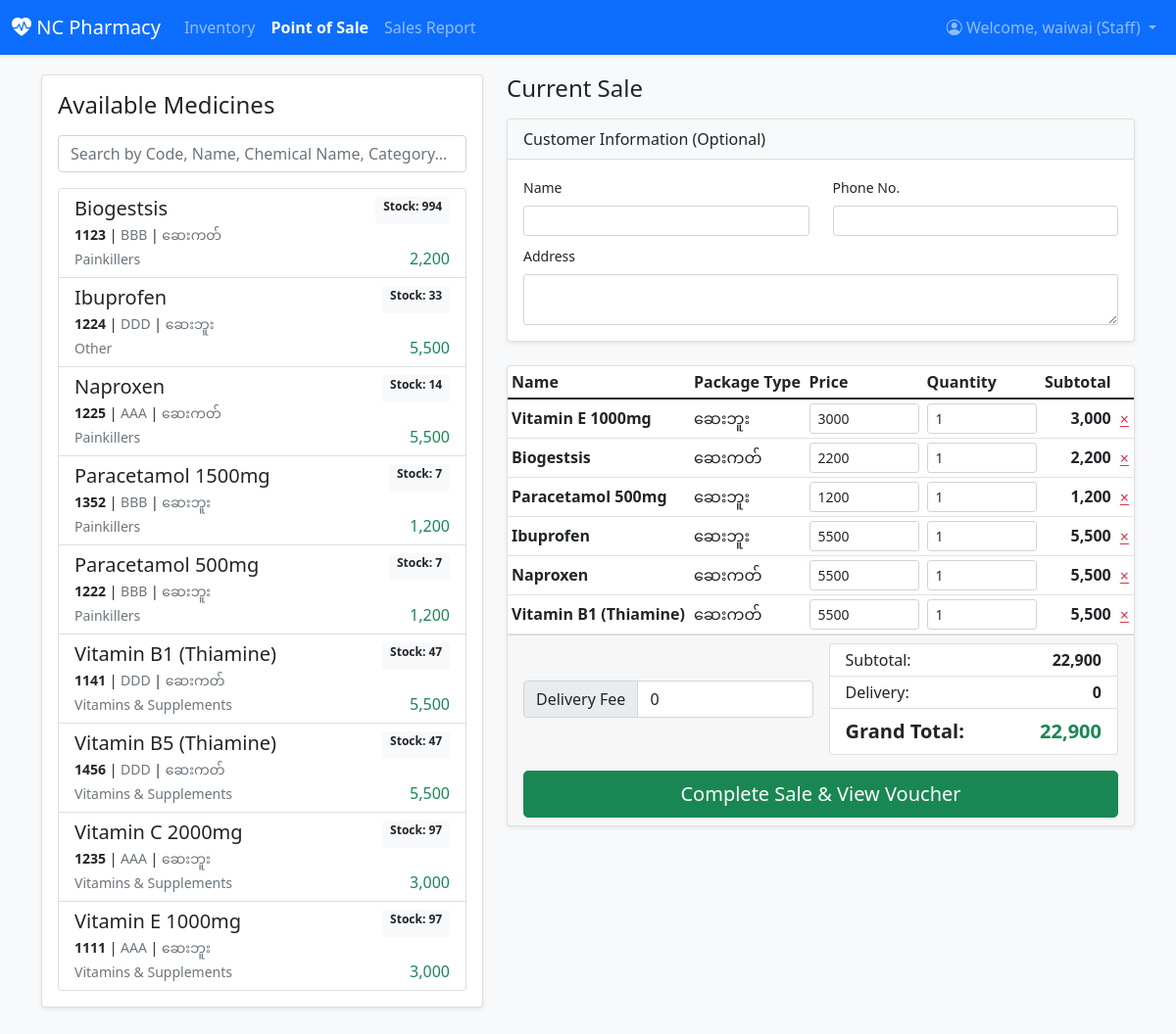
The page /pos/?sale_id=2 (signed in) on the database its author committed.
### inventory/models.py (models this page shows, shortened)
class Profile(models.Model):
    user = models.OneToOneField(User, on_delete=models.CASCADE)
    ROLE_CHOICES = (
        ('admin', 'Admin'),
        ('staff', 'Staff'),
    )
    role = models.CharField(max_length=10, choices=ROLE_CHOICES, blank=True)
    permissions = models.ManyToManyField(Permission, blank=True)

class Medicine(models.Model):
    CATEGORY_CHOICES = [
        ('Tablet', 'Tablet'),
        ('Syrup', 'Syrup'),
        ('Injection', 'Injection'),
        ('Cream', 'Cream'),
        ('Instrument', 'Instrument'),
        ('Other', 'Other'),
    ]
    code = models.CharField(max_length=50, blank=True, verbose_name="Code")
    name = models.CharField(max_length=100, verbose_name="Name")
    brand_name = models.CharField(max_length=100, blank=True, verbose_name="Chemical Name")
    category = models.CharField(max_length=50, choices=CATEGORY_CHOICES, default='Other', verbose_name="Category")
    unit_per_package = models.PositiveIntegerField(default=1, verbose_name="Units/Pkg")
    package_type = models.CharField(max_length=50, blank=True, verbose_name="Package Type")
    quantity = models.PositiveIntegerField(default=0, verbose_name="Stock Quantity")
    purchase_price = models.IntegerField(default=0, verbose_name="Buy Price")
    selling_price = models.IntegerField(default=0, verbose_name="Sell Price")
    purchase_date = models.DateField(null=True, blank=True, verbose_name="Buy Date")
    expiry_date = models.DateField(verbose_name="Expire Date")
    added_date = models.DateTimeField(auto_now_add=True)
    description = models.TextField(blank=True)
    dosage_form = models.CharField(max_length=100, blank=True)
    supplier_name = models.CharField(max_length=100, blank=True)
    storage_info = models.TextField(blank=True)
    location = models.CharField(max_length=100, blank=True)
    is_active = models.BooleanField(default=True, verbose_name="Is Active")
    class Meta:
        ordering = ['name']

### inventory/views.py (the view, shortened to what this page needs)
# urls.py: path('pos/', pos_view, name='pos'),
@login_required(login_url='/login/')
def pos_view(request):
    if not user_has_permission(request.user, 'add_sale'):
        messages.error(request, "You do not have permission to access the Point of Sale.")
        return redirect('dashboard')
    medicines = Medicine.objects.filter(quantity__gt=0, is_active=True)
    sale_to_modify = None
    sale_id = request.GET.get('sale_id')
    if sale_id and user_has_permission(request.user, 'change_sale'):
        try:
            sale_to_modify = Sale.objects.get(pk=sale_id)
        except Sale.DoesNotExist:
            pass
    return render(request, 'inventory/pos.html', {'medicines': medicines, 'sale_to_modify': sale_to_modify})

### inventory/views.py (called while the page is built)
def is_admin(user):
    return user.is_authenticated and hasattr(user, 'profile') and user.profile.role == 'admin'

def user_has_permission(user, perm_codename):
    if not user.is_authenticated or not hasattr(user, 'profile'):
        return False
    if is_admin(user):
        return True
    return user.profile.permissions.filter(codename=perm_codename).exists()

### inventory/templates/inventory/pos.html (shortened to what this page needs)
{% extends 'inventory/base.html' %}
{% load humanize %}
{% block content %}
<div class="row g-4">
    <div class="col-lg-5">
        <div class="card shadow-sm h-100">
            <div class="card-body d-flex flex-column">
                <h2 class="h4 mb-3">Available Medicines</h2>
                <input type="text" id="searchInput" class="form-control mb-3" placeholder="Search by Code, Name, Chemical Name, Category...">
                <div id="medicine-list" class="list-group custom-scrollbar" style="overflow-y: auto; max-height: 75vh;">
                    {% for medicine in medicines %}
                    <a href="#" class="list-group-item list-group-item-action medicine-item"
                       data-id="{{ medicine.pk }}"
                       data-code="{{ medicine.code }}"
                       data-name="{{ medicine.name }}"
                       data-brand="{{ medicine.brand_name }}"
                       data-category="{{ medicine.get_category_display }}"
                       data-price="{{ medicine.selling_price }}"
                       data-stock="{{ medicine.quantity }}"
                       data-package-type="{{ medicine.package_type }}">
                        <div class="d-flex w-100 justify-content-between">
                            <h5 class="mb-1 search-name">{{ medicine.name }}</h5>
                            <span class="badge bg-light text-dark">Stock: {{ medicine.quantity }}</span>
                        </div>
                        <p class="mb-1 small">
                            <span class="fw-bold search-code">{{ medicine.code }}</span> |
                            <span class="text-muted search-brand">{{ medicine.brand_name }}</span> |
                            <span class="text-muted search-package">{{ medicine.package_type }}</span>
                        </p>
                        <div class="d-flex justify-content-between align-items-center">
                            <small class="text-muted search-category">{{ medicine.get_category_display }}</small>
                            <p class="mb-0 h6 text-success"> {{ medicine.selling_price|floatformat:0|intcomma }}</p>
                        </div>
                    </a>
                    {% empty %}
                    <p class="text-center text-muted mt-3">No medicines in stock.</p>
                    {% endfor %}
                </div>
            </div>
        </div>
    </div>
    <div class="col-lg-7">
        <h2 class="h4 mb-3">Current Sale</h2>
        <div class="card shadow-sm mb-4">
            <div class="card-header bg-light">
                Customer Information (Optional)
            </div>
            <div class="card-body">
                <div class="row">
                    <div class="col-md-6 mb-2">
                        <label for="customer-name" class="form-label small">Name</label>
                        <input type="text" id="customer-name" class="form-control form-control-sm">
                    </div>
                    <div class="col-md-6 mb-2">
                        <label for="customer-phone" class="form-label small">Phone No.</label>
                        <input type="text" id="customer-phone" class="form-control form-control-sm">
                    </div>
                    <div class="col-12">
                         <label for="customer-address" class="form-label small">Address</label>
                         <textarea id="customer-address" class="form-control form-control-sm" rows="2"></textarea>
                    </div>
                </div>
            </div>
        </div>
        <div class="card shadow-sm">
            <div class="card-body p-0" style="max-height: 35vh; overflow-y: auto;">
                <div class="table-responsive">
                    <table class="table table-sm mb-0">
                        <thead>
                            <tr>
                                <th>Name</th>
                                <th>Package Type</th>
                                <th style="width: 120px;">Price</th>
                                <th style="width: 120px;">Quantity</th>
                                <th class="text-end">Subtotal</th>
                                <th></th>
                            </tr>
                        </thead>
                        <tbody id="cart-items">
                        </tbody>
                    </table>
                </div>
            </div>
            <div class="card-footer">
                <div class="row align-items-center g-3">
                    <div class="col-lg-6">
                        <div class="input-group">
                            <span class="input-group-text">Delivery Fee</span>
                            <input type="number" id="delivery-fee" class="form-control" value="0" min="0">
                        </div>
                    </div>
                    <div class="col-lg-6">
                        <ul class="list-group">
                            <li class="list-group-item d-flex justify-content-between py-1">
                                <span>Subtotal:</span>
                                <strong> <span id="cart-subtotal">0</span></strong>
                            </li>
                            <li class="list-group-item d-flex justify-content-between py-1">
                                <span>Delivery:</span>
                                <strong> <span id="delivery-total">0</span></strong>
                            </li>
                            <li class="list-group-item d-flex justify-content-between bg-white fs-5 py-2">
                                <span class="fw-bold">Grand Total:</span>
                                <span class="text-success fw-bold"> <span id="grand-total">0</span></span>
                            </li>
                        </ul>
                    </div>
                </div>
                <div class="d-grid gap-2 mt-3">
                     <button id="checkout-btn" class="btn btn-success btn-lg" disabled>Complete Sale & View Voucher</button>
                </div>
            </div>
        </div>
    </div>
</div>
{% endblock %}

### inventory/templates/inventory/base.html (shortened to what this page needs)
{% load static %}
<!DOCTYPE html>
<html lang="en">
<head>
    <link href="https://cdn.jsdelivr.net/npm/bootstrap@5.1.3/dist/css/bootstrap.min.css" rel="stylesheet">
    <link rel="stylesheet" href="https://cdn.jsdelivr.net/npm/bootstrap-icons@1.8.1/font/bootstrap-icons.css">
</head>
<body>
    <nav class="navbar navbar-expand-lg navbar-dark bg-primary shadow-sm">
        <div class="container-fluid">
            <a class="navbar-brand" href="{% if user.is_authenticated %}{% url 'dashboard' %}{% else %}{% url 'login' %}{% endif %}">
                <i class="bi bi-heart-pulse-fill"></i> NC Pharmacy
            </a>
            {% if user.is_authenticated %}
            <div class="collapse navbar-collapse" id="navbarNav">
                <ul class="navbar-nav me-auto mb-2 mb-lg-0">
                    <li class="nav-item"><a class="nav-link {% if request.resolver_match.url_name == 'medicine_list' %}active{% endif %}" href="{% url 'medicine_list' %}">Inventory</a></li>
                    <li class="nav-item"><a class="nav-link {% if request.resolver_match.url_name == 'pos' %}active{% endif %}" href="{% url 'pos' %}">Point of Sale</a></li>
                    <li class="nav-item"><a class="nav-link {% if request.resolver_match.url_name == 'sales_report' %}active{% endif %}" href="{% url 'sales_report' %}">Sales Report</a></li>
                </ul>
                <ul class="navbar-nav ms-auto">
                    <li class="nav-item dropdown">
                        <a class="nav-link dropdown-toggle" href="#" id="navbarDropdown" role="button" data-bs-toggle="dropdown" aria-expanded="false">
                           <i class="bi bi-person-circle"></i> Welcome, {{ user.username }} ({{ user.profile.get_role_display }})
                        </a>
                    </li>
                </ul>
            </div>
            {% endif %}
        </div>
    </nav>
    <div class="container content-wrapper">
        {% block content %}{% endblock %}
    </div>
</body>
</html>

### inventory/templates/inventory/base.html (style rules this page uses)
body { background-color: #f8f9fa; }
.content-wrapper { padding-top: 20px; padding-bottom: 40px; }
.navbar .nav-link.active { font-weight: bold; color: #fff; }

### rows shown on the page
Medicine: name "Biogestsis", quantity "994", code "1123", brand_name "BBB", package_type "ဆေးကတ်", category "Painkillers", selling_price "2,200"
Medicine: name "Ibuprofen", quantity "33", code "1224", brand_name "DDD", package_type "ဆေးဘူး", category "Other", selling_price "5,500"
Medicine: name "Naproxen", quantity "14", code "1225", brand_name "AAA", package_type "ဆေးကတ်", category "Painkillers", selling_price "5,500"
Medicine: name "Paracetamol 1500mg", quantity "7", code "1352", brand_name "BBB", package_type "ဆေးဘူး", category "Painkillers", selling_price "1,200"
Medicine: name "Paracetamol 500mg", quantity "7", code "1222", brand_name "BBB", package_type "ဆေးဘူး", category "Painkillers", selling_price "1,200"
Medicine: name "Vitamin B1 (Thiamine)", quantity "47", code "1141", brand_name "DDD", package_type "ဆေးကတ်", category "Vitamins & Supplements", selling_price "5,500"
Medicine: name "Vitamin B5 (Thiamine)", quantity "47", code "1456", brand_name "DDD", package_type "ဆေးကတ်", category "Vitamins & Supplements", selling_price "5,500"
Medicine: name "Vitamin C 2000mg", quantity "97", code "1235", brand_name "AAA", package_type "ဆေးဘူး", category "Vitamins & Supplements", selling_price "3,000"
Medicine: name "Vitamin E 1000mg", quantity "97", code "1111", brand_name "AAA", package_type "ဆေးဘူး", category "Vitamins & Supplements", selling_price "3,000"

### other values the page prints
{{ user.username }} "waiwai"
{{ user.profile.get_role_display }} "Staff"
